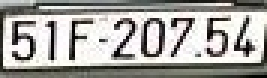
#> input picture main/data/plate_ocr/expanded_real_crops/candidate-0001.jpg, 89 x 26 px (shown 3 times larger)
$ python -i vn_plate_text.py   (imports and definitions only)
#> lines starting #> are read from the running program, lines starting #| are printed output that depends on the picture
"""Pure helpers shared by Vietnamese license-plate recognizers.

The functions in this module deliberately depend only on NumPy and OpenCV so
they can be used by both model training tools and the low-end CPU runtime.
"""

from __future__ import annotations

from dataclasses import dataclass
import re
from typing import Sequence

import cv2
import numpy as np


_PLATE_FORMAT = re.compile(r"^[0-9]{2}[A-Z]{1,2}[0-9]{4,6}$", re.ASCII)


@dataclass(frozen=True, slots=True)
class PlateReading:
    """An immutable recognition result with confidence in the unit interval."""

    text: str
    confidence: float


# [20 lines left out: functions normalize_plate_text, validate_vietnamese_plate, not called in this run]


def _as_bgr_uint8(image: np.ndarray | None) -> np.ndarray | None:
    if image is None:
        return None
    array = np.asarray(image)
    if array.size == 0:
        return None
    if array.ndim not in (2, 3):
        raise ValueError("plate crop must be a two- or three-dimensional array")
    if not (
        np.issubdtype(array.dtype, np.integer)
        or np.issubdtype(array.dtype, np.floating)
    ):
        raise ValueError("plate crop must contain numeric values")
    if not np.isfinite(array).all():
        raise ValueError("plate crop must contain only finite values")

    if np.issubdtype(array.dtype, np.floating) and array.min() >= 0.0 and array.max() <= 1.0:
        array = array * 255.0
    array = np.clip(array, 0, 255).astype(np.uint8)

    if array.ndim == 2:
        array = cv2.cvtColor(array, cv2.COLOR_GRAY2BGR)
    elif array.shape[2] == 1:
        array = cv2.cvtColor(array[:, :, 0], cv2.COLOR_GRAY2BGR)
    elif array.shape[2] == 4:
        array = cv2.cvtColor(array, cv2.COLOR_BGRA2BGR)
    elif array.shape[2] != 3:
        raise ValueError("plate crop must have 1, 3, or 4 channels")
    return np.ascontiguousarray(array)


def _fit_with_padding(image: np.ndarray, width: int, height: int) -> np.ndarray:
    scale = min(width / image.shape[1], height / image.shape[0])
    resized_width = max(1, min(width, round(image.shape[1] * scale)))
    resized_height = max(1, min(height, round(image.shape[0] * scale)))
    interpolation = cv2.INTER_AREA if scale < 1.0 else cv2.INTER_LINEAR
    resized = cv2.resize(image, (resized_width, resized_height), interpolation=interpolation)
    output = np.zeros((height, width, 3), dtype=np.uint8)
    x = (width - resized_width) // 2
    y = (height - resized_height) // 2
    output[y : y + resized_height, x : x + resized_width] = resized
    return output


def normalize_plate_crop(
    image: np.ndarray | None,
    output_size: Sequence[int] = (192, 64),
) -> np.ndarray:
    """Convert a plate crop into a padded BGR recognition strip.

    Compact, near-square crops are treated as two-row plates.  Their top and
    bottom rows are placed left-to-right, preserving Vietnamese reading order.
    ``output_size`` follows OpenCV's ``(width, height)`` convention.
    """

    if len(output_size) != 2:
        raise ValueError("output_size must contain width and height")
    width, height = (int(output_size[0]), int(output_size[1]))
    if width <= 0 or height <= 0:
        raise ValueError("output_size dimensions must be positive")

    crop = _as_bgr_uint8(image)
    if crop is None or crop.shape[0] == 0 or crop.shape[1] == 0:
        return np.zeros((height, width, 3), dtype=np.uint8)

    crop_height, crop_width = crop.shape[:2]
    if crop_height >= 2 and crop_width / crop_height < 2.0:
        split = crop_height // 2
        top = crop[:split]
        bottom = crop[split:]
        row_height = max(top.shape[0], bottom.shape[0])
        if top.shape[0] != row_height:
            top = cv2.copyMakeBorder(top, 0, row_height - top.shape[0], 0, 0, cv2.BORDER_CONSTANT)
        if bottom.shape[0] != row_height:
            bottom = cv2.copyMakeBorder(
                bottom, 0, row_height - bottom.shape[0], 0, 0, cv2.BORDER_CONSTANT
            )
        crop = np.concatenate((top, bottom), axis=1)

    return _fit_with_padding(crop, width, height)


# [44 lines left out: function greedy_ctc_decode, not called in this run]


__all__ = [
    "PlateReading",
    "greedy_ctc_decode",
    "normalize_plate_crop",
    "normalize_plate_text",
    "validate_vietnamese_plate",
]

>>> import cv2
>>> picture = cv2.imread('../../data/plate_ocr/expanded_real_crops/candidate-0001.jpg')
#> picture is the input picture: shape (26, 89, 3); mean B, G, R 159.8, 164.1, 165.5
>>> result = normalize_plate_crop(picture)
#> in _fit_with_padding, `resized = cv2.resize(image, (resized_width, resized_height), interpola..`:
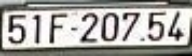
#> resized: shape (56, 192, 3); mean B, G, R 159.6, 163.9, 165.3
#> in _fit_with_padding, `output[y : y + resized_height, x : x + resized_width] = resized`:
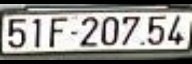
#> output: shape (64, 192, 3); mean B, G, R 139.7, 143.4, 144.6

$ run again, on main/data/plate_ocr/expanded_real_crops/candidate-0003.jpg
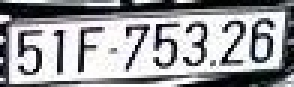
#> input picture main/data/plate_ocr/expanded_real_crops/candidate-0003.jpg, 98 x 29 px (shown 3 times larger)
#> picture is the input picture: shape (29, 98, 3); mean B, G, R 158.8, 155.8, 155.4
#> in _fit_with_padding, `resized = cv2.resize(image, (resized_width, resized_height), interpola..`:
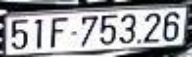
#> resized: shape (57, 192, 3); mean B, G, R 158.7, 155.7, 155.3
#> in _fit_with_padding, `output[y : y + resized_height, x : x + resized_width] = resized`:
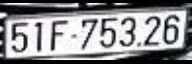
#> output: shape (64, 192, 3); mean B, G, R 141.3, 138.7, 138.3

$ run again, on main/data/plate_ocr/expanded_real_crops/candidate-0006.jpg
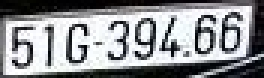
#> input picture main/data/plate_ocr/expanded_real_crops/candidate-0006.jpg, 88 x 26 px (shown 3 times larger)
#> picture is the input picture: shape (26, 88, 3); mean B, G, R 147.6, 144.7, 143.1
#> in _fit_with_padding, `resized = cv2.resize(image, (resized_width, resized_height), interpola..`:
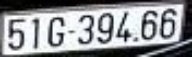
#> resized: shape (57, 192, 3); mean B, G, R 147.5, 144.7, 143
#> in _fit_with_padding, `output[y : y + resized_height, x : x + resized_width] = resized`:
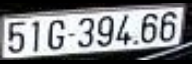
#> output: shape (64, 192, 3); mean B, G, R 131.4, 128.9, 127.3

$ run again, on main/data/plate_ocr/expanded_real_crops/candidate-0013.jpg
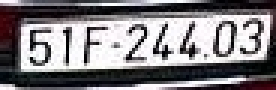
#> input picture main/data/plate_ocr/expanded_real_crops/candidate-0013.jpg, 92 x 30 px (shown 3 times larger)
#> picture is the input picture: shape (30, 92, 3); mean B, G, R 129.1, 125.7, 129.2
#> in _fit_with_padding, `resized = cv2.resize(image, (resized_width, resized_height), interpola..`:
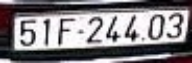
#> resized: shape (63, 192, 3); mean B, G, R 128.9, 125.5, 129
#> in _fit_with_padding, `output[y : y + resized_height, x : x + resized_width] = resized`:
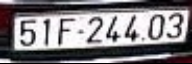
#> output: shape (64, 192, 3); mean B, G, R 126.9, 123.6, 126.9
